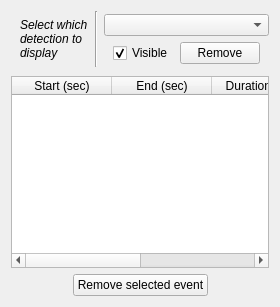
                 <widget class="QWidget" name="q_DetectLoc">
                  <attribute name="title">
                   <string>Locations</string>
                  </attribute>
                  <layout class="QVBoxLayout" name="verticalLayout_39">
                   <item>
                    <layout class="QGridLayout" name="gridLayout_23">
                     <property name="leftMargin">
                      <number>9</number>
                     </property>
                     <property name="topMargin">
                      <number>0</number>
                     </property>
                     <property name="bottomMargin">
                      <number>0</number>
                     </property>
                     <property name="spacing">
                      <number>3</number>
                     </property>
                     <item row="0" column="0" rowspan="3">
                      <widget class="QLabel" name="label_72">
                       <property name="font">
                        <font>
                         <italic>true</italic>
                        </font>
                       </property>
                       <property name="text">
                        <string>Select which
detection to
display</string>
                       </property>
                      </widget>
                     </item>
                     <item row="0" column="1" rowspan="3">
                      <widget class="Line" name="line_28">
                       <property name="minimumSize">
                        <size>
                         <width>10</width>
                         <height>0</height>
                        </size>
                       </property>
                       <property name="orientation">
                        <enum>Qt::Vertical</enum>
                       </property>
                      </widget>
                     </item>
                     <item row="2" column="2" colspan="2">
                      <widget class="QWidget" name="widget_11" native="true">
                       <layout class="QHBoxLayout" name="horizontalLayout_19">
                        <property name="topMargin">
                         <number>3</number>
                        </property>
                        <property name="bottomMargin">
                         <number>3</number>
                        </property>
                        <item>
                         <widget class="QCheckBox" name="_DetectViz">
                          <property name="text">
                           <string>Visible</string>
                          </property>
                          <property name="checked">
                           <bool>true</bool>
                          </property>
                          <property name="tristate">
                           <bool>false</bool>
                          </property>
                         </widget>
                        </item>
                        <item>
                         <widget class="QPushButton" name="_DetectRm">
                          <property name="text">
                           <string>Remove</string>
                          </property>
                         </widget>
                        </item>
                       </layout>
                      </widget>
                     </item>
                     <item row="3" column="2" colspan="2">
                      <widget class="QWidget" name="widget_12" native="true">
                       <property name="minimumSize">
                        <size>
                         <width>0</width>
                         <height>0</height>
                        </size>
                       </property>
                       <layout class="QHBoxLayout" name="horizontalLayout_10">
                        <property name="topMargin">
                         <number>0</number>
                        </property>
                        <property name="bottomMargin">
                         <number>0</number>
                        </property>
                       </layout>
                      </widget>
                     </item>
                     <item row="3" column="1">
                      <widget class="Line" name="line_30">
                       <property name="minimumSize">
                        <size>
                         <width>10</width>
                         <height>0</height>
                        </size>
                       </property>
                       <property name="orientation">
                        <enum>Qt::Vertical</enum>
                       </property>
                      </widget>
                     </item>
                     <item row="1" column="2" colspan="2">
                      <widget class="QComboBox" name="_DetectChanSw"/>
                     </item>
                    </layout>
                   </item>
                   <item>
                    <widget class="QTableWidget" name="_DetectLocations">
                     <property name="dragDropMode">
                      <enum>QAbstractItemView::InternalMove</enum>
                     </property>
                     <property name="alternatingRowColors">
                      <bool>true</bool>
                     </property>
                     <property name="sortingEnabled">
                      <bool>true</bool>
                     </property>
                     <attribute name="horizontalHeaderStretchLastSection">
                      <bool>true</bool>
                     </attribute>
                     <column>
                      <property name="text">
                       <string>Start (sec)</string>
                      </property>
                     </column>
                     <column>
                      <property name="text">
                       <string>End (sec)</string>
                      </property>
                     </column>
                     <column>
                      <property name="text">
                       <string>Duration (ms)</string>
                      </property>
                     </column>
                     <column>
                      <property name="text">
                       <string>Stage</string>
                      </property>
                     </column>
                    </widget>
                   </item>
                   <item>
                    <layout class="QHBoxLayout" name="horizontalLayout_20">
                     <property name="topMargin">
                      <number>0</number>
                     </property>
                     <item>
                      <spacer name="horizontalSpacer_34">
                       <property name="orientation">
                        <enum>Qt::Horizontal</enum>
                       </property>
                       <property name="sizeHint" stdset="0">
                        <size>
                         <width>40</width>
                         <height>20</height>
                        </size>
                       </property>
                      </spacer>
                     </item>
                     <item>
                      <widget class="QPushButton" name="_DetecRmEvent">
                       <property name="text">
                        <string>Remove selected event</string>
                       </property>
                      </widget>
                     </item>
                     <item>
                      <spacer name="horizontalSpacer_37">
                       <property name="orientation">
                        <enum>Qt::Horizontal</enum>
                       </property>
                       <property name="sizeHint" stdset="0">
                        <size>
                         <width>40</width>
                         <height>20</height>
                        </size>
                       </property>
                      </spacer>
                     </item>
                    </layout>
                   </item>
                  </layout>
                 </widget>
